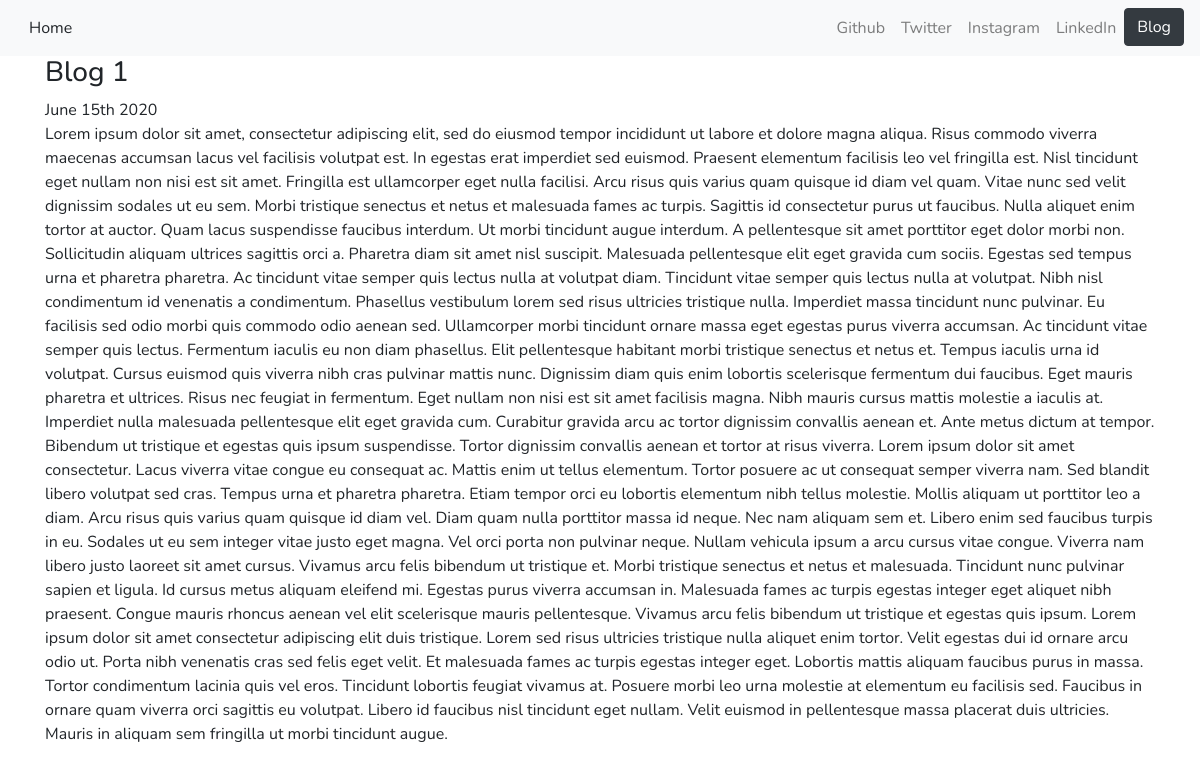
Page /blog/1/ on the committed database.
### blog/models.py (models this page shows, shortened)
class Blog(models.Model):
    title = models.CharField(max_length=200)
    description = models.TextField()
    date = models.DateField()

### blog/views.py (the view)
# urls.py: path('<int:blog_id>/', views.detail, name='detail'),
def detail(request, blog_id):
    blog = get_object_or_404(Blog, pk=blog_id)
    return render(request, 'blog/detail.html', {'blog': blog})

### blog/templates/blog/detail.html (shortened to what this page needs)
{% extends "blog/base.html" %}
{% block body %}
    <div>
            <h3>{{ blog.title }}</h3> <span>{{ blog.date | date:'F jS Y' }}</span>
            <p>{{ blog.description | safe }}</p>
    </div>
{% endblock %}

### portfolio/static/portfolio/custom.css (style rules this page uses)
body { font-family: 'Nunito', sans-serif; }

### rows in the picture
Blog: title "Blog 1", date "June 15th 2020", description "Lorem ipsum dolor sit amet, consectetur adipiscing elit, sed do eiusmod tempor incididunt ut labore et dolore magna aliqua. Risus commodo viverra maecenas accumsan lacus vel facilisis volutpat est. In egestas erat imperdiet sed euismod. Praesent elementum facilisis leo vel fringilla est. Nisl tincidunt eget nullam non nisi est sit amet. Fringilla est ullamcorper eget nulla facilisi. Arcu risus quis varius quam quisque id diam vel quam. Vitae nunc sed velit dignissim sodales ut eu sem. Morbi tristique senectus et netus et malesuada fames ac turpis. Sagittis id consectetur purus ut faucibus. Nulla aliquet enim tortor at auctor. Quam lacus suspendisse faucibus interdum. Ut morbi tincidunt…"
